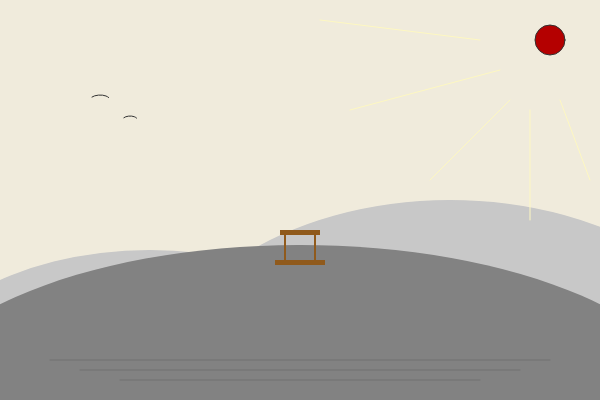
Frame 1 (no input)
Frame 2 (the mouse pressed at the canvas centre, redrawn once): identical to frame 1, image omitted

The p5.js sketch that drew this single still picture (run headless with seeded random() and noise() and a simulated clock; the mouse was pressed at the canvas centre and the sketch redrawn once):

// p5.js sketch
// ── sketch.js
function setup() {
  createCanvas(600, 400);
}

function draw() {
  background(240, 235, 220);
  noLoop(); 

  // 먼 산 
  noStroke();
  fill(200, 200, 200);
  arc(150, 400, 500, 300, 3.14, 6.28);
  arc(450, 400, 600, 400, 3.14, 6.28); 

  // 가까운 산 
  fill(130, 130, 130);
  arc(300, 420, 800, 350, 3.14, 6.28);

  // 강물 
  stroke(100, 100, 100, 150); 
  strokeWeight(1);
  line(50, 360, 550, 360);
  line(80, 370, 520, 370);
  line(120, 380, 480, 380);

  // 정자
  // 지붕
  fill('#905a1c');
  noStroke();
  rect(280, 230, 40, 5);
  
  // 기둥
  stroke('#905a1c');
  strokeWeight(2);
  line(285, 235, 285, 260); 
  line(315, 235, 315, 260); 
  
  // 바닥판
  noStroke();
  fill('#905a1c');
  rect(275, 260, 50, 5);

  // 6. 새
  noFill();
  stroke(50);
  strokeWeight(1);
  arc(100, 100, 20, 10, 3.5, 6); // 새 1
  arc(130, 120, 15, 8, 3.5, 6);  // 새 2

  // 태양
  fill(180, 0, 0);
  circle(550, 40, 30);
  
  // 빛줄기 
  stroke('#fef8c2'); 
  strokeWeight(1);
  line(500, 70, 350, 110);   
  line(510, 100, 430, 180); 
  line(480, 40, 320, 20);   
  line(530, 110, 530, 220); 
  line(560, 100, 590, 180);
}
